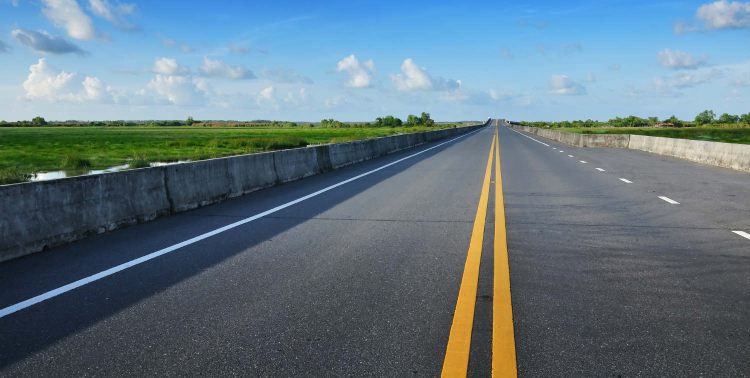
#> input picture Lane_Hough/lane9.jpg, 1500 x 756 px, found by its file name (shown at 1/2 size)
$ python lane.py
#> lines starting #> are read from the running program, lines starting #| are printed output that depends on the picture; after the words box and inside, x2 and y2 are one past the last pixel; in counts of white or black regions, pixels touching at a corner belong together
import cv2 as cv
import numpy as np
import matplotlib.pyplot as plt

img = cv.imread(r'D:\computer-vision\Lane_Hough\lane9.jpg')
#> img is the input picture: shape (756, 1500, 3); mean B, G, R 129.2, 118.6, 98.5
width,height = 700,600
image = cv.resize(img,(width,height))
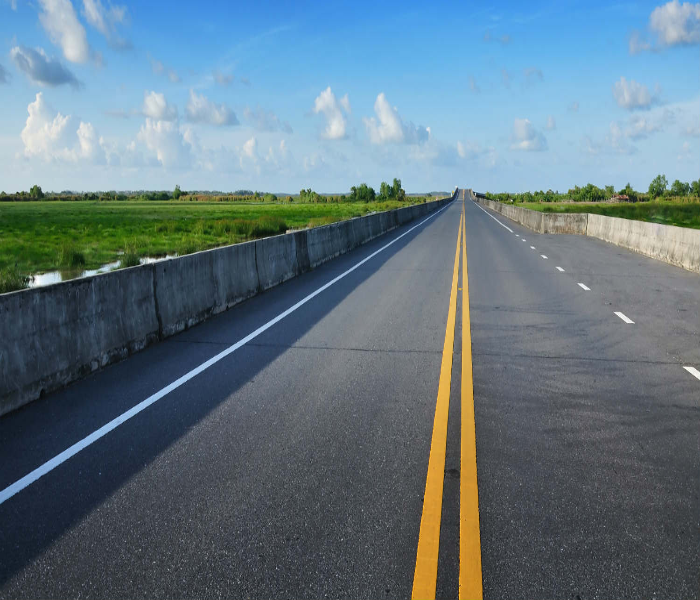
#> image: shape (600, 700, 3); mean B, G, R 129.1, 118.5, 98.4

blur = cv.GaussianBlur(image,(3,3),0)
gray = cv.cvtColor(blur,cv.COLOR_BGR2GRAY)
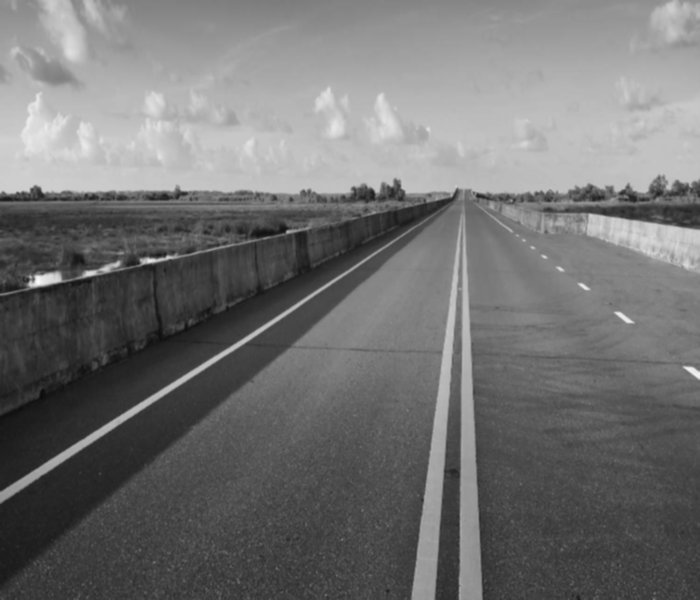
#> gray: shape (600, 700); min 11, max 251, mean 113.8

low = 50
high = 100
edges = cv.Canny(gray,low,high,3)
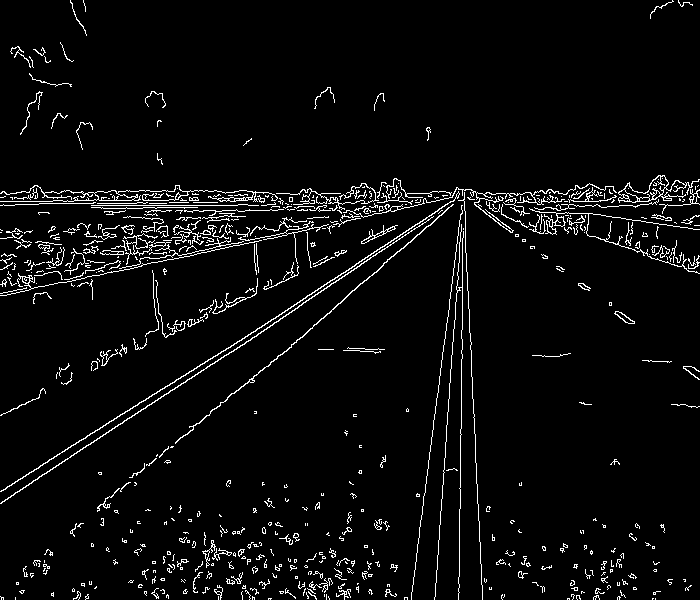
#> edges: shape (600, 700); 4.4% white in thin lines or dots
# cv.imshow("Edges",edges)

rho = 1
theta = np.pi/180
threshold = 80
min_line_length = 5
max_line_gap = 70

lines = cv.HoughLinesP(edges,1,np.pi/180,50,5,50)
#> lines = [[91, 205, 237, 205], [38, 467, 90, 434], [0, 201, 52, 201], [273, 319, 343, 272], [172, 390, 274, 323], [393, 256, 453, 204], [459, 566, 459, 510], [104, 425, 166, 386], [462, 329, 462, 238], [461, 428, 461, 359], [460, 487, 460, 435]]

for line in lines:
    x1, y1, x2, y2 = line[0]
    cv.line(image, (x1, y1), (x2, y2), (0,255, 0), 3)
#> this loop made 11 passes
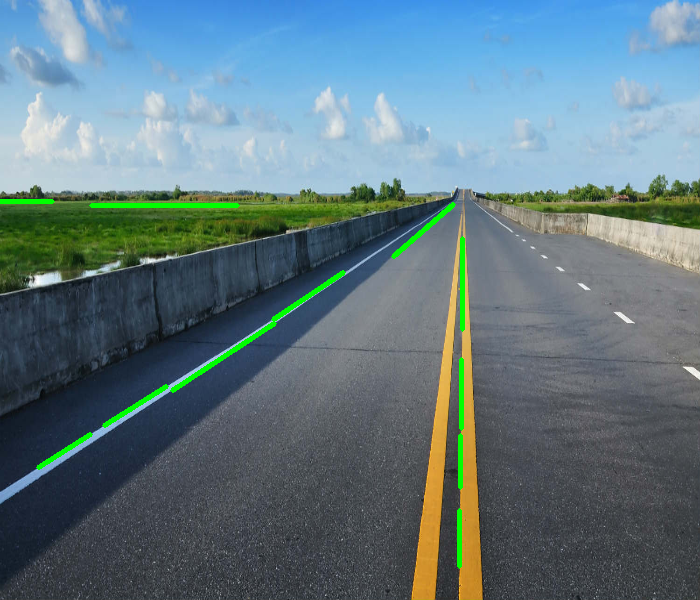
#> image: shape (600, 700, 3); 1.1% of pixels changed, all inside (x1, y1, x2, y2) = (0, 199, 465, 569)

cv.imshow("Image",image)

cv.waitKey(0)

$ run again, with Lane_Hough/lane4.jpg copied over Lane_Hough/lane9.jpg
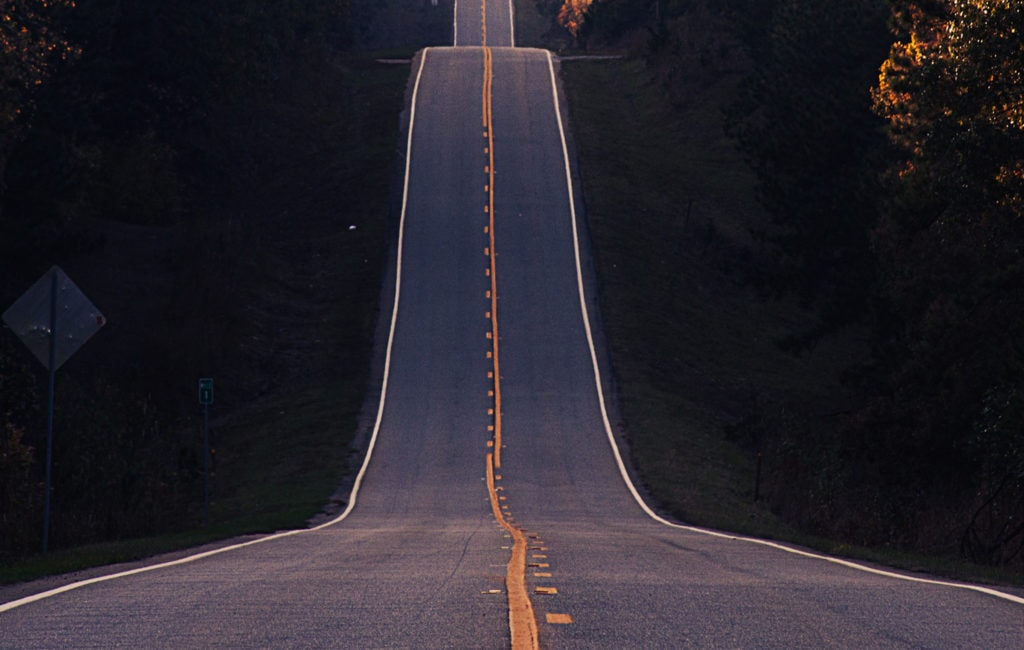
#> input picture Lane_Hough/lane4.jpg, 1024 x 650 px, found by its file name
#> img is the input picture: shape (650, 1024, 3); mean B, G, R 43.9, 35.8, 39.4
#> `edges = cv.Canny(gray,low,high,3)`:
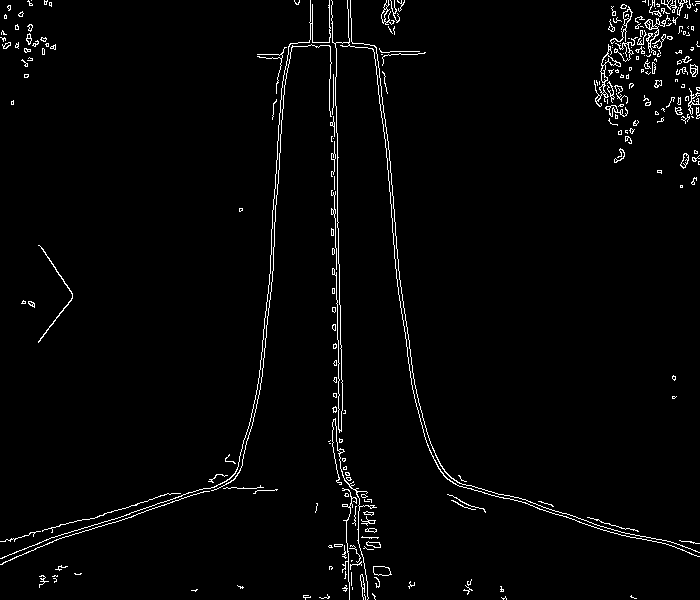
#> edges: shape (600, 700); 2.3% white in thin lines or dots
#> lines = [[337, 153, 337, 209]]
#> the loop `for line in lines:` made 1 pass
#> after the loop `for line in lines:`:
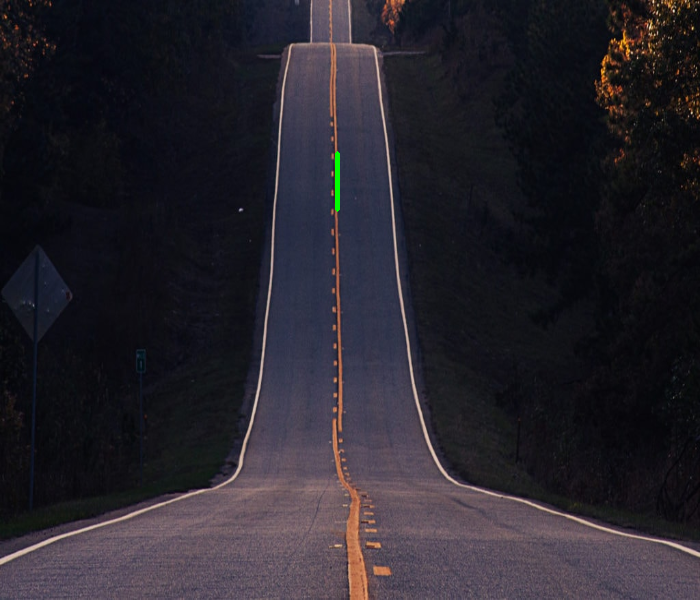
#> image: shape (600, 700, 3); mean B, G, R 43.7, 35.8, 39.2

$ run again, with Lane_Hough/lane7.jpg copied over Lane_Hough/lane9.jpg
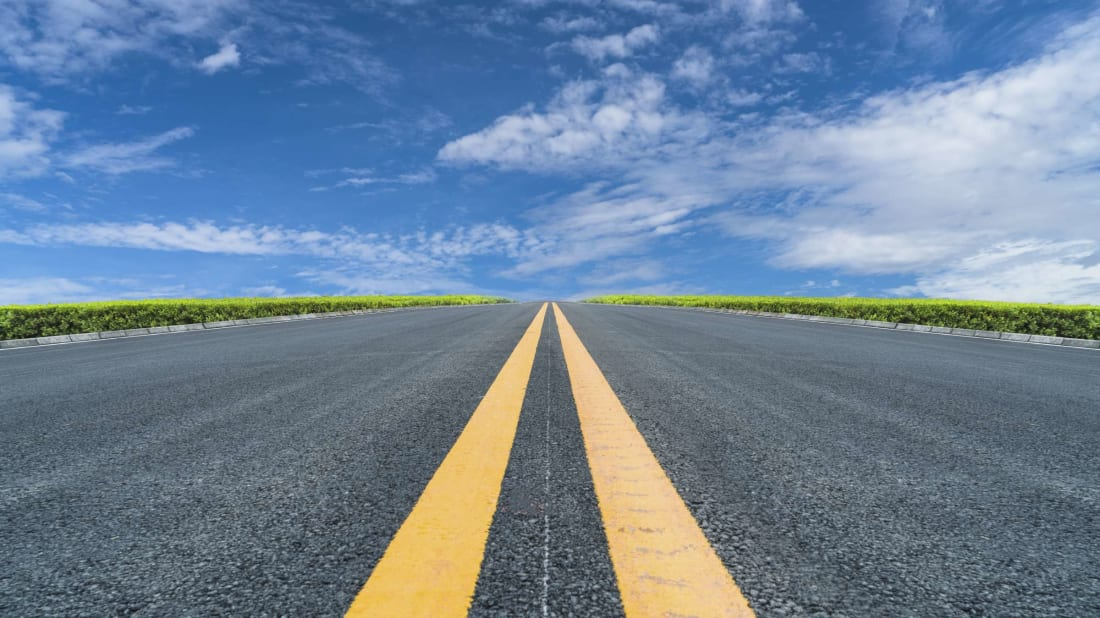
#> input picture Lane_Hough/lane7.jpg, 1100 x 618 px, found by its file name
#> img is the input picture: shape (618, 1100, 3); mean B, G, R 152.5, 131.2, 109.9
#> `edges = cv.Canny(gray,low,high,3)`:
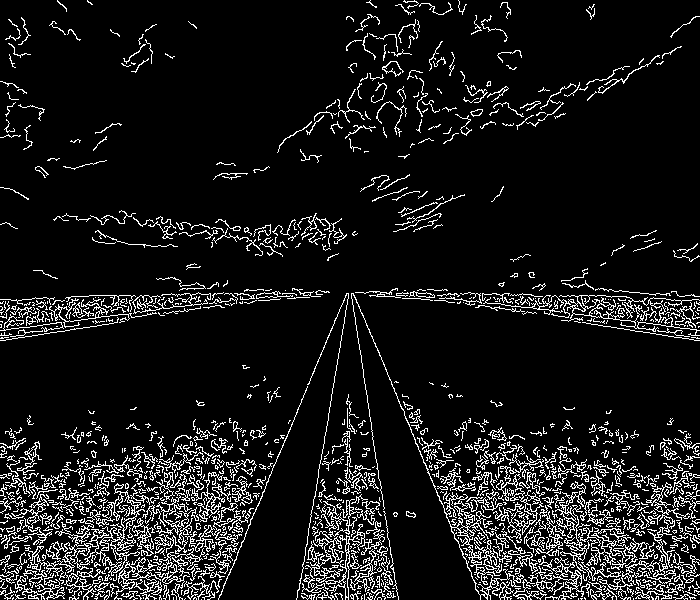
#> edges: shape (600, 700); 9.7% white in thin lines or dots
#> lines = [[277, 458, 298, 408]]
#> the loop `for line in lines:` made 1 pass
#> after the loop `for line in lines:`:
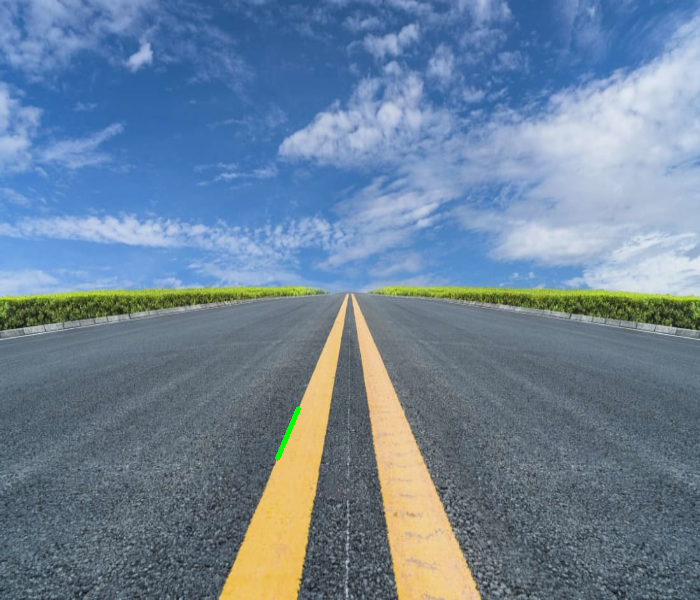
#> image: shape (600, 700, 3); mean B, G, R 152.4, 131.2, 109.7

$ run again, with Lane_Hough/2.jpg copied over Lane_Hough/lane9.jpg
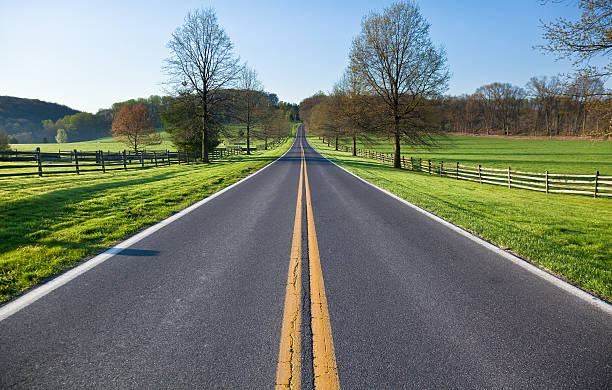
#> input picture Lane_Hough/2.jpg, 612 x 390 px, found by its file name
#> img is the input picture: shape (390, 612, 3); mean B, G, R 116.9, 127.6, 117.4
#> `edges = cv.Canny(gray,low,high,3)`:
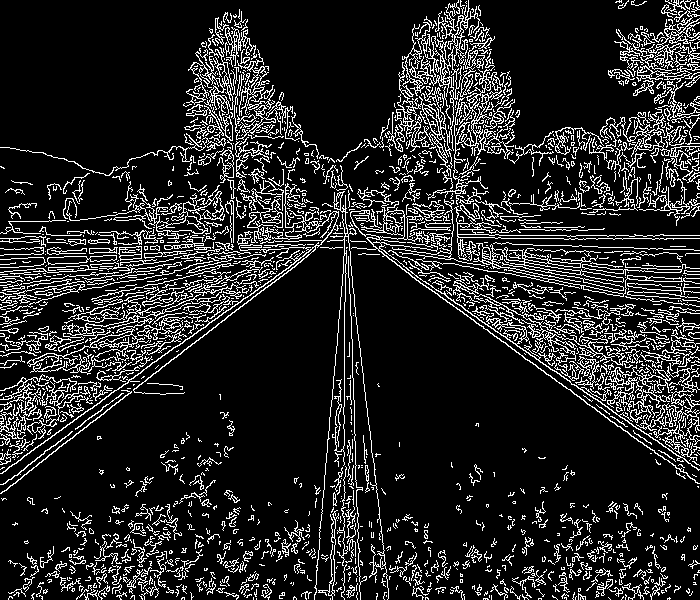
#> edges: shape (600, 700); 14.7% white in thin lines or dots
#> lines = [[133, 390, 213, 327], [425, 285, 481, 326], [499, 235, 566, 235], [344, 406, 344, 302], [501, 238, 563, 238]]
#> the loop `for line in lines:` made 5 passes
#> after the loop `for line in lines:`:
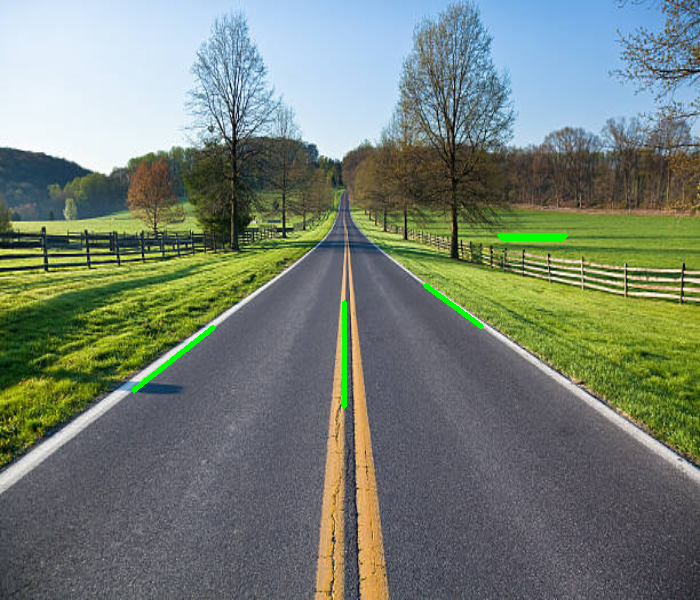
#> image: shape (600, 700, 3); mean B, G, R 116.2, 127.9, 116.6
